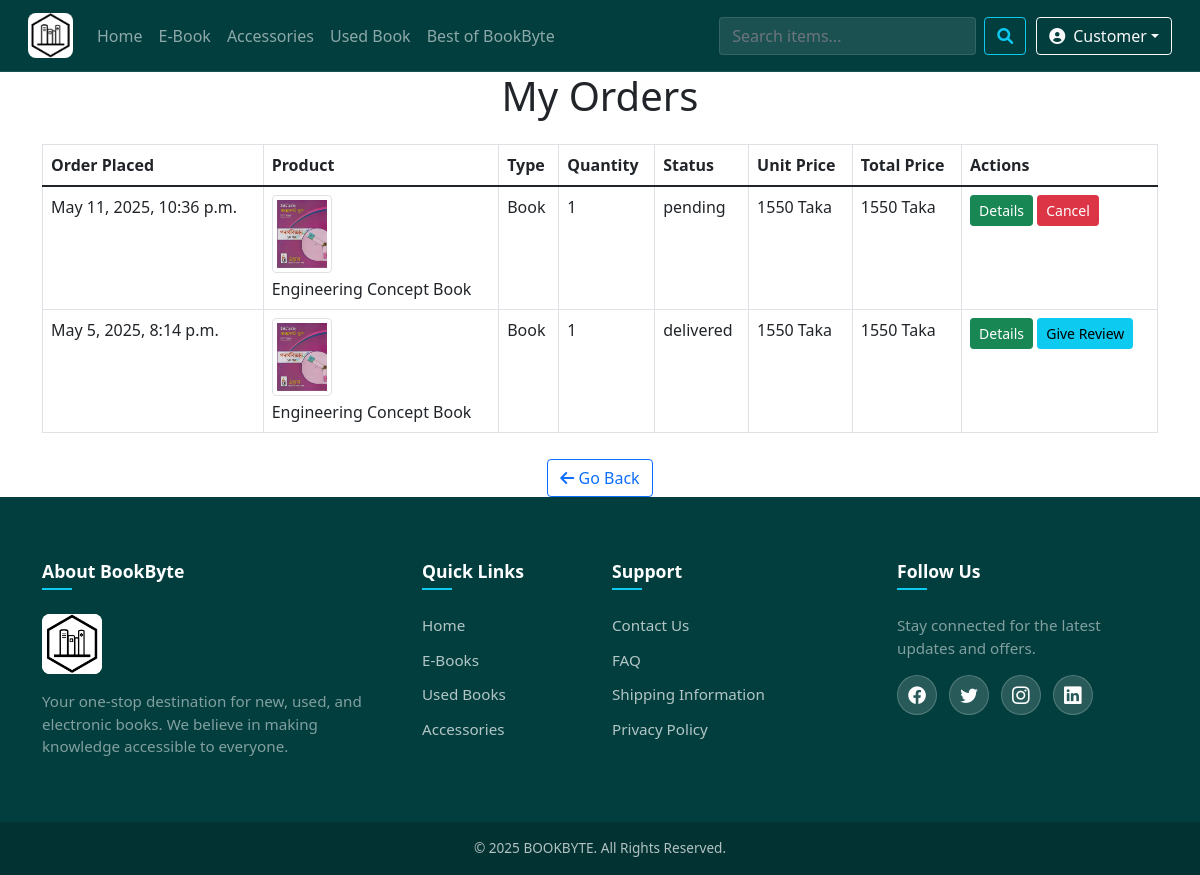
Page /my_orders/ (signed in) on the committed database.
### products/models.py (models this page shows, shortened)
class Order(models.Model):
    STATUS_CHOICES = [
        ('pending', 'Pending'),
        ('delivered', 'Delivered'),
    ]
    status = models.CharField(max_length=10, choices=STATUS_CHOICES, default='pending')
    user = models.ForeignKey(User, on_delete=models.CASCADE)
    book = models.ForeignKey(Book, on_delete=models.CASCADE, blank=True, null=True)
    ebook = models.ForeignKey(Ebook, on_delete=models.CASCADE, blank=True, null=True)
    accessories = models.ForeignKey(Accessories, on_delete=models.CASCADE, blank=True, null=True)
    quantity = models.IntegerField(default=1)
    date_time = models.DateTimeField(auto_now_add=True, blank=True, null=True)
    def price(self):
        total_price = 0
        if self.book:
            total_price += self.book.price * self.quantity
        elif self.ebook:
            total_price += self.ebook.price
        elif self.accessories:
            total_price += self.accessories.price * self.quantity
        return total_price

class Book(models.Model):
    title = models.CharField(max_length=200)
    author = models.CharField(max_length=200)
    publisher = models.CharField(max_length=200)
    description = models.TextField(blank=True, null=True)
    category_type = (('Story', 'Story'), ('Fiction', 'Fiction'), ('Non-Fiction', 'Non-Fiction'), ('Novel', 'Novel'),
                     ('History', 'History'), ('Poetry', 'Poetry'), ('Cookbook', 'Cookbook'),
                     ('Drama', 'Drama'), ('Thriller', 'Thriller'), ('Biography', 'Biography'), ('Action', 'Action'),
                     ('Literature', 'Literature'), ('Adventure', 'Adventure'), ('Others', 'Others'))
    category = models.CharField(max_length=200, choices=category_type, blank=True, null=True)
    price = models.IntegerField(blank=True, null=True)
    quantity = models.IntegerField(blank=True, null=True)
    image = models.ImageField(upload_to='images/', blank=True, null=True, default='images/default.jpg')
    review_choice = models.ForeignKey('Review', on_delete= models.CASCADE, blank=True, null=True)
    type = (('New', 'New'), ('Used', 'Used'), ('Academic', 'Academic'), ('Admission', 'Admission'))
    type_choice = models.CharField(max_length=100, choices=type, blank=True, null=True)
    donated_by = models.ForeignKey(User, on_delete=models.SET_NULL, null=True, blank=True)
    date_time = models.DateTimeField(auto_now_add=True, blank=True, null=True)
    sales_count = models.IntegerField(default=0)
    average_rating = models.FloatField(default=0.0)

### user/views.py (the view)
# urls.py: path('my_orders/', u_views.my_orders, name = 'my_orders'),
@login_required
def my_orders(request):
    order_ins = Order.objects.filter(user=request.user).order_by('-date_time')
    context = {'order_ins': order_ins}
    return render(request, template_name='my_orders.html', context=context)

### user/templates/my_orders.html (shortened to what this page needs)
{% extends 'main_user.html' %}
{% load static %}
{% block content %}
<div class="container">
    <h1 class="text-center mb-4">My Orders</h1>
    <div class="table-responsive">
        <table class="table table-bordered table-hover">
            <thead class="thead-dark">
                <tr>
                    <th scope="col">Order Placed</th>
                    <th scope="col">Product</th>
                    <th scope="col">Type</th>
                    <th scope="col">Quantity</th>
                    <th scope="col">Status</th>
                    <th scope="col">Unit Price</th>
                    <th scope="col">Total Price</th>
                    <th scope="col">Actions</th>
                </tr>
            </thead>
            <tbody>
                {% for order in order_ins %}
                <tr>
                    <td>{{ order.date_time }}</td>
                    <td>
                        {% if order.book %}
                            <img src="{{ order.book.image.url }}" alt="Book Image" class="img-thumbnail mb-1" width="60" height="60"><br>
                            {{ order.book.title }}
                        {% elif order.ebook %}
                            <img src="{{ order.ebook.image.url }}" alt="Ebook Image" class="img-thumbnail mb-1" width="60" height="60"><br>
                            {{ order.ebook.title }}
                        {% elif order.accessories %}
                            <img src="{{ order.accessories.image.url }}" alt="Accessories Image" class="img-thumbnail mb-1" width="60" height="60"><br>
                            {{ order.accessories.title }}
                        {% endif %}
                    </td>
                    <td>
                        {% if order.book %}
                            Book
                        {% elif order.ebook %}
                            E-Book
                        {% elif order.accessories %}
                            Accessories
                        {% endif %}
                    </td>
                    <td>{{ order.quantity }}</td>
                    <td>{{ order.status }}</td>
                    <td>
                        {% if order.book %}
                            {{ order.book.price }} Taka
                        {% elif order.ebook %}
                            {{ order.ebook.price }} Taka
                        {% elif order.accessories %}
                            {{ order.accessories.price }} Taka
                        {% endif %}
                    </td>
                    <td>{{ order.price }} Taka</td>
                    <td>
                        {% if order.book %}
                            <a href="{% url 'book_details_user' order.book.id %}" class="btn btn-sm btn-success">Details</a>
                            {% if order.status == 'delivered' %}
                                <a href="{% url 'giveReview_Book' order.book.id %}" class="btn btn-sm btn-info">Give Review</a>
                            {% elif order.status == 'pending' %}
                                <a href="{% url 'cancel_order' order.id %}" class="btn btn-sm btn-danger" onclick="return confirm('Are you sure you want to cancel this order?')">Cancel</a>
                            {% endif %}
                        {% elif order.ebook %}
                            <a href="{% url 'ebook_details_user' order.ebook.id %}" class="btn btn-sm btn-success">Details</a>
                        {% endif %}
                    </td>
                </tr>
                {% endfor %}
            </tbody>
        </table>
    </div>
    <div class="text-center" style="margin-top: 10px;">
        <a href="javascript:history.back()" class="btn btn-outline-primary">
            <i class="fas fa-arrow-left"></i> Go Back
        </a>
    </div>
</div>
{% endblock %}

### user/templates/navbar_user.html (shortened to what this page needs)
{% load static %}
<link href="https://cdnjs.cloudflare.com/ajax/libs/font-awesome/6.0.0-beta3/css/all.min.css" rel="stylesheet">
<link rel="stylesheet" href="{% static 'css/navbar.css' %}">
<nav class="navbar navbar-expand-lg navbar-dark custom-navbar sticky-top">
    <div class="container-fluid">
        <a class="navbar-brand" href="{% url 'home' %}">
            <img src="{% static 'images/images (1).png' %}" alt="Logo">
        </a>
        <div class="collapse navbar-collapse" id="navbarSupportedContent">
            <ul class="navbar-nav me-auto mb-2 mb-lg-0">
                <li class="nav-item">
                    <a class="nav-link {% if request.path == '/home/' %}active{% endif %}"
                        href="{% url 'home' %}">Home</a>
                </li>
                <li class="nav-item">
                    <a class="nav-link {% if request.path == '/ebook_user/' %}active{% endif %}"
                        href="{% url 'ebook_user' %}">E-Book</a>
                </li>
                <li class="nav-item">
                    <a class="nav-link {% if request.path == '/accessories_user/' %}active{% endif %}"
                        href="{% url 'accessories_user' %}">Accessories</a>
                </li>
                <li class="nav-item">
                    <a class="nav-link {% if request.path == '/usedBook_user/' %}active{% endif %}"
                        href="{% url 'usedBook_user' %}">Used Book</a>
                </li>
                <li class="nav-item">
                    <a class="nav-link {% if request.path == '/recommendation/' %}active{% endif %}"
                        href="{% url 'recommendation' %}">Best of BookByte</a>
                </li>
            </ul>
            <div class="d-flex align-items-center gap-3">
                <div id="search-wrapper" style="position: relative;">
                    <form class="d-flex" action="{% url 'search_user' %}" method="GET">
                        <input id="search-input" class="form-control me-2" type="search" name="q" placeholder="Search items..."
                            aria-label="Search" autocomplete="off">
                        <button class="btn btn-outline-info" type="submit">
                            <i class="fas fa-search"></i>
                        </button>
                    </form>
                </div>
            </div>
                <div class="dropdown" style="margin-left: 10px;">
                    <a href="#" class="btn btn-outline-light d-flex align-items-center dropdown-toggle"
                        id="profileDropdown" role="button" data-bs-toggle="dropdown" aria-expanded="false">
                        <i class="fas fa-user-circle me-2"></i>
                        {{ user.username }}
                    </a>
                </div>
            </div>
        </div>
</nav>

### static/css/navbar.css (style rules this page uses)
:root { --navbar-bg: #033E3E; --primary-accent: #0dcaf0; --primary-text-dark: #212529; --link-color: rgba(255, 255, 255, 0.8); --link-hover-color: #ffffff; }
.custom-navbar { background-color: var(--navbar-bg); padding: 0.5rem 1rem; backdrop-filter: blur(8px); -webkit-backdrop-filter: blur(8px); border-bottom: 1px solid rgba(255, 255, 255, 0.1); min-height: 70px; }
.navbar-brand img { height: 45px; width: auto; border-radius: 8px; transition: transform 0.3s ease; }
.nav-link { font-size: 1rem; font-weight: 500; color: var(--link-color); padding: 0.5rem 1rem; position: relative; transition: color 0.3s ease; }
.custom-navbar .form-control { background-color: rgba(255, 255, 255, 0.1); border: 1px solid rgba(255, 255, 255, 0.2); color: white; transition: all 0.3s ease; }

### static/css/footer.css (style rules this page uses)
:root { --footer-bg: #033E3E; --footer-text: rgba(255, 255, 255, 0.7); --footer-heading: #ffffff; --footer-link-hover: #0dcaf0; --footer-border: rgba(255, 255, 255, 0.1); }

### rows in the picture
Order: date_time "May 11, 2025, 10:36 p.m.", book.image (picture), book "Engineering Concept Book", quantity "1", status "pending", book.price "1550", price "1550", shows "Details", shows "Cancel"
Order: date_time "May 5, 2025, 8:14 p.m.", book.image (picture), book "Engineering Concept Book", quantity "1", status "delivered", book.price "1550", price "1550", shows "Details", shows "Give Review"

### other values in the picture
{{ user.username }} "Customer"
